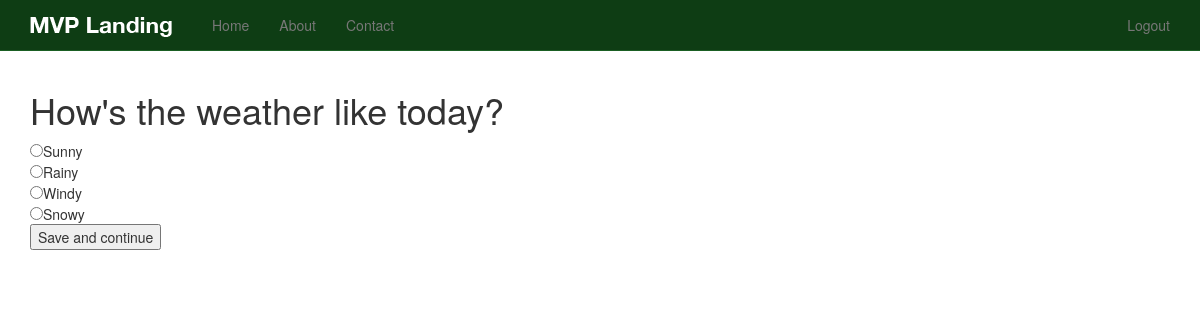
Before: /question/ (signed in) with the older database file.
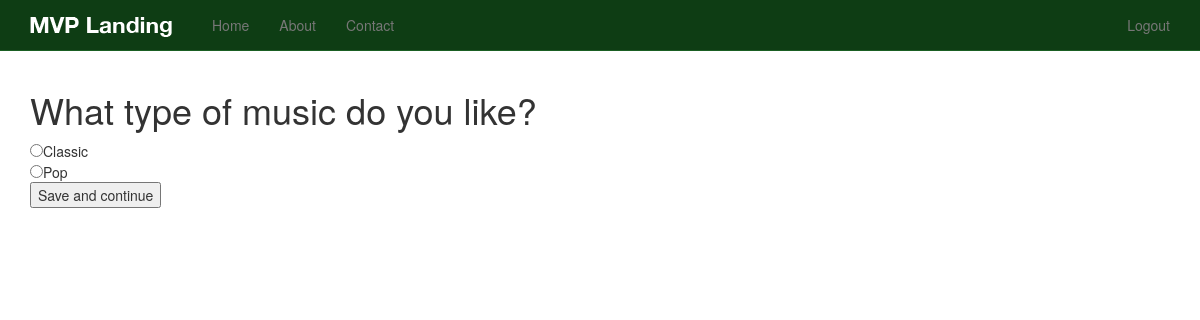
After: the same page with the newer database file.
### questions/models.py (models this page shows, shortened)
class Question(models.Model):
    text = models.TextField()
    active = models.BooleanField(default=True)
    draft = models.BooleanField(default=False)
    timestamp = models.DateTimeField(auto_now_add=True, auto_now=False)

class Answer(models.Model):
    question = models.ForeignKey(Question)
    text = models.CharField(max_length=120)
    active = models.BooleanField(default=True)
    draft = models.BooleanField(default=False)
    timestamp = models.DateTimeField(auto_now_add=True, auto_now=False)

### questions/views.py (the view)
# urls.py: url(r'^question/$', 'questions.views.home', name='question_home'),
def home(request):
    if request.user.is_authenticated():
        form = UserResponseForm(request.POST or None)
        if form.is_valid():
            question_id = form.cleaned_data.get('question_id') # form.cleaned_data['question_id']
            answer_id = form.cleaned_data.get('answer_id')
            question_instance = Question.objects.get(id=question_id)
            answer_instance = Answer.objects.get(id=answer_id)
            print question_instance.text, answer_instance.text
        queryset = Question.objects.all().order_by('-timestamp')
        instance = queryset[0]
        context = {
            'form': form,
            'instance': instance,
        }
        return render(request, 'questions/home.html', context)
    else:
        raise Http404

### questions/forms.py (shortened to what this page needs)
class UserResponseForm(forms.Form):
    question_id = forms.IntegerField()
    answer_id = forms.IntegerField()
    importance_level = forms.ChoiceField(choices=LEVELS)
    their_answer_id = forms.IntegerField()
    their_importance_level = forms.ChoiceField(choices=LEVELS)

### templates/questions/home.html (shortened to what this page needs)
{% extends 'base.html' %}
{% block content %}
<form method="POST" action="">{% csrf_token %}
  <h1>{{ instance.text }}</h1>
{% for ans in instance.answer_set.all %}
  <input type="radio" name="answer_id" value="{{ ans.id }}" />{{ ans.text }}</br>
{% endfor %}
  <input type="submit" value="Save and continue" />
</form>
{% endblock %}

Changed rows visible on the page:
no longer on this page (row edited): Question: text "How's the weather like today?"
no longer on this page (row unchanged): Answer: text "Sunny"
no longer on this page (row unchanged): Answer: text "Rainy"
no longer on this page (row unchanged): Answer: text "Windy"
no longer on this page (row unchanged): Answer: text "Snowy"
added Question: text "What type of music do you like?"
added Answer: text "Classic"
added Answer: text "Pop"
